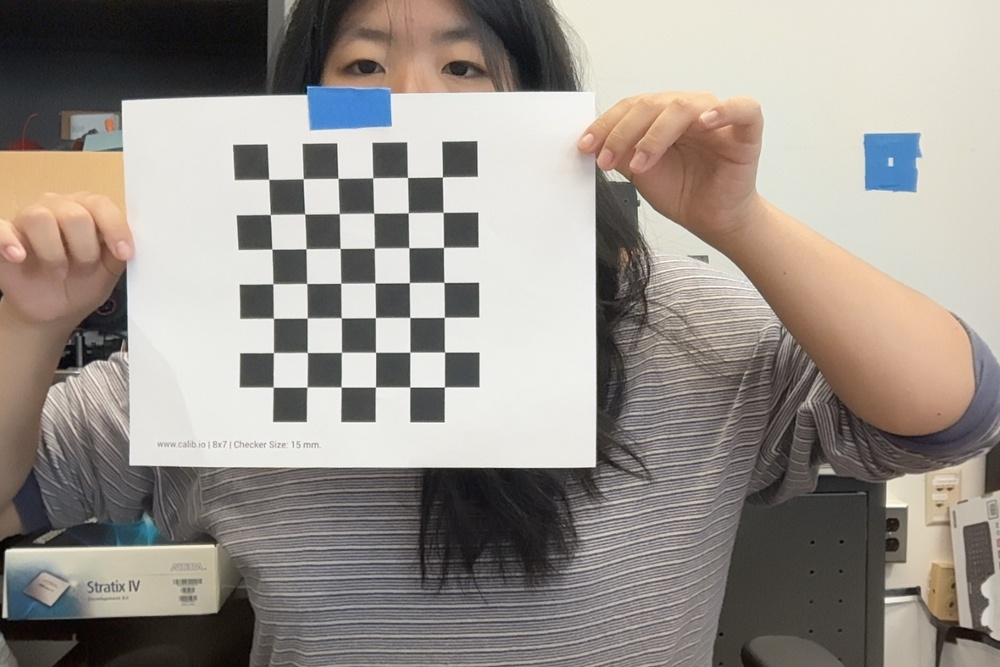
#> input picture perception/chessboard_photos/Photo on 7-23-26 at 11.50 AM #2.jpeg, 1000 x 667 px, shrunk from 1440 x 960 before the run
$ python calibration.py --images-dir chessboard_photos
#> lines starting #> are read from the running program, lines starting #| are printed output that depends on the picture
"""Camera calibration via a chessboard pattern (OpenCV). Run this once per physical
camera/lens; it saves intrinsics to disk for pose.py to load later.

This doesn't need to run on the Raspberry Pi itself -- take ~15-20 photos of a
chessboard at different angles/distances (on the Pi: `rpicam-still -o img1.jpg`,
repeated, or `rpicam-still -t 0` for a live preview to line up each shot), copy the
JPGs to any computer, and run this there. Easier to debug with --show on a machine
with a display than on the Pi itself.

Usage:
    python3 calibration.py --images-dir chessboard_photos --pattern-size 7 6 --square-size-mm 15

Note:
    For pattern size, 7 x 6 is the inner corners, so the actual board should b 8 x 7
"""
import argparse
import glob
import json
from pathlib import Path

import cv2
import numpy as np


def calibrate(images_dir, pattern_size=(7, 6), square_size_mm=25.0, show=False):
    """pattern_size = (inner corners per row, inner corners per column) -- e.g. a
    standard 8x7-square chessboard has a 7x6 pattern of *inner* corners, not squares.
    """
#> called with images_dir = 'chessboard_photos', pattern_size = (7, 6), square_size_mm = 25, show = False
    criteria = (cv2.TERM_CRITERIA_EPS + cv2.TERM_CRITERIA_MAX_ITER, 30, 0.001)

    objp = np.zeros((pattern_size[0] * pattern_size[1], 3), np.float32)
    objp[:, :2] = np.mgrid[0 : pattern_size[0], 0 : pattern_size[1]].T.reshape(-1, 2)
    objp *= square_size_mm  # real-world units, so calibration output is in mm

    objpoints, imgpoints = [], []
    # set() to dedupe: on case-insensitive filesystems (e.g. default macOS), "*.jpg"
    # and "*.JPG" match the same files, which would otherwise double-count every photo.
    image_paths = sorted(
        {
            p
            for pattern in ("*.jpg", "*.jpeg", "*.JPG", "*.JPEG", "*.png")
            for p in glob.glob(str(Path(images_dir) / pattern))
        }
    )
    if not image_paths:
        raise ValueError(f"No .jpg/.jpeg/.png images found in {images_dir}")

    gray_shape = None
    for path in image_paths:
        img = cv2.imread(path)
#> img is the input picture: shape (667, 1000, 3); mean B, G, R 138.2, 144.8, 151.7
        gray = cv2.cvtColor(img, cv2.COLOR_BGR2GRAY)
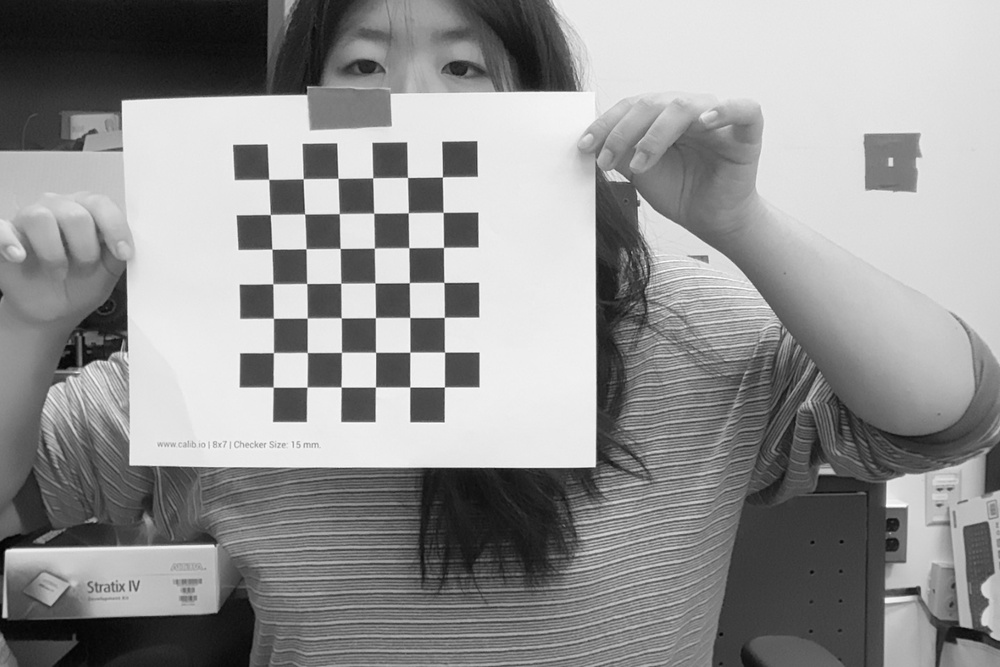
#> gray: shape (667, 1000); min 1, max 255, mean 146.2
        gray_shape = gray.shape[::-1]
#> gray_shape = (1000, 667)

        found, corners = cv2.findChessboardCorners(gray, pattern_size, None)
#> found = True; corners = 42 rows, first 8: [442.4, 177], [443.2, 212.5], [443.5, 247.5], [443.8, 282.4], [444.3, 317.4], [444.6, 352.2], [444.4, 387], [407.6, 177.5]
        if not found:
            print(f"Skipping {path}: chessboard not found")
            continue

        corners = cv2.cornerSubPix(gray, corners, (11, 11), (-1, -1), criteria)
#> corners = 42 rows, first 8: [442.4, 176.9], [443.1, 212.3], [443.5, 247.4], [443.9, 282.4], [444.3, 317.3], [444.5, 352.1], [444.4, 386.9], [407.5, 177.4]
        objpoints.append(objp)
        imgpoints.append(corners)

        if show:
            cv2.drawChessboardCorners(img, pattern_size, corners, found)
            cv2.imshow("corners", img)
            cv2.waitKey(300)
#> pass 2 of the loop in calibrate, `for path in image_paths:`:
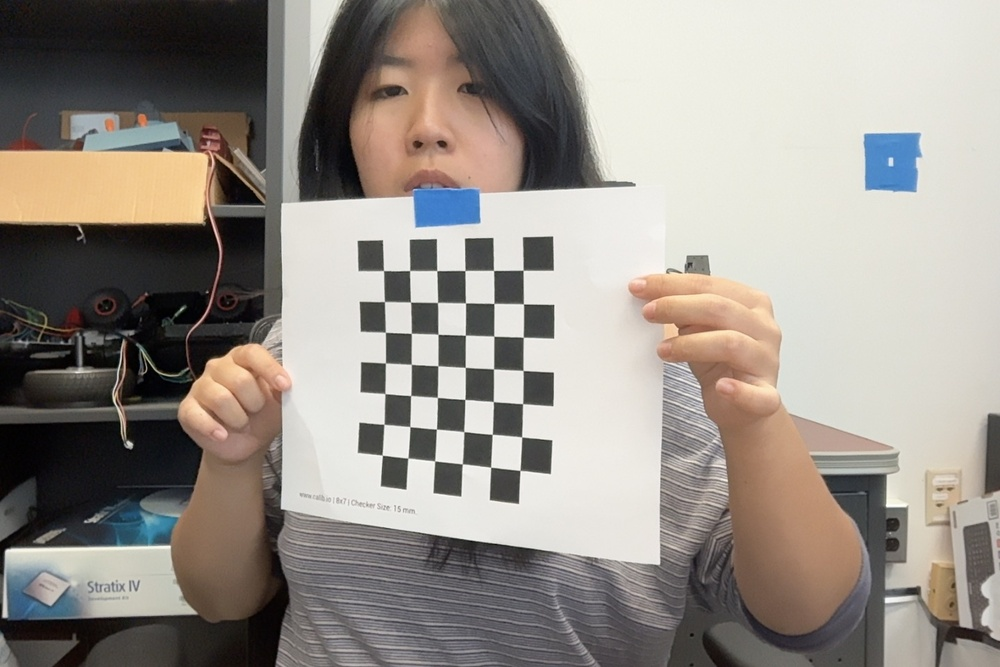
#> input picture perception/chessboard_photos/Photo on 7-23-26 at 11.51 AM #2.jpeg, 1000 x 667 px, shrunk from 1440 x 960 before the run
#> in calibrate, img is the input picture: shape (667, 1000, 3); mean B, G, R 137.5, 144.6, 150.9
#> in calibrate, `gray = cv2.cvtColor(img, cv2.COLOR_BGR2GRAY)`:
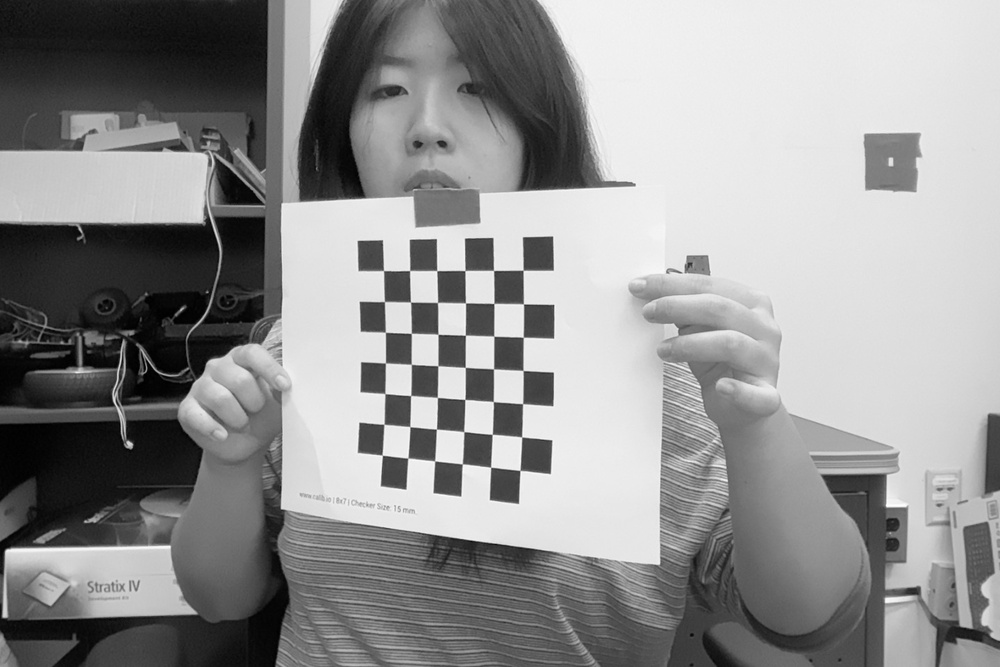
#> gray: shape (667, 1000); min 0, max 254, mean 145.7
#> in calibrate, `found, corners = cv2.findChessboardCorners(gray, pattern_size, None)`: corners = 42 rows, first 8: [523.2, 270.3], [523.4, 303.9], [523.3, 337.3], [523.1, 370.5], [522.6, 403.6], [521.7, 437], [519.9, 470.5], [493.6, 270.5]
#> in calibrate, `corners = cv2.cornerSubPix(gray, corners, (11, 11), (-1, -1), criteria)`: corners = 42 rows, first 8: [523.1, 270.2], [523.5, 303.8], [523.2, 337.2], [523.1, 370.4], [522.6, 403.6], [521.6, 436.8], [520, 470.3], [493.5, 270.4]

    if show:
        cv2.destroyAllWindows()

    if len(objpoints) < 10:
        print(
            f"Warning: only {len(objpoints)} usable images -- calibration accuracy "
            "will suffer. Aim for 15-20+ covering different angles/positions."
        )

    _, camera_matrix, dist_coeffs, rvecs, tvecs = cv2.calibrateCamera(
        objpoints, imgpoints, gray_shape, None, None
    )
#> camera_matrix = [[526.1, 0, 585.5], [0, 526.8, 360], [0, 0, 1]]; dist_coeffs = [[0.34, -0.903, 0.0275, -0.0278, 1.14]]; rvecs = ([0.182, 0.0986, 1.58], [0.387, 0.252, 1.58]); tvecs = ([-99.49, -131, 383.6], [-45.68, -67.04, 394.3])

    mean_error = 0.0
    for i in range(len(objpoints)):
        projected, _ = cv2.projectPoints(
            objpoints[i], rvecs[i], tvecs[i], camera_matrix, dist_coeffs
        )
        # cornerSubPix and projectPoints don't always agree on point-array shape
        # ((N, 2) vs (N, 1, 2)) across OpenCV versions -- normalize both before cv2.norm.
        actual = imgpoints[i].reshape(-1, 2)
        projected = projected.reshape(-1, 2)
        mean_error += cv2.norm(actual, projected, cv2.NORM_L2) / len(projected)
#> this loop made 2 passes
#> mean_error on passes 1 to 2: 0.0453, 0.111
#> after the loop, mean_error = 0.111
    print(f"Mean reprojection error (want well under 1.0): {mean_error / len(objpoints):.4f}")
#| Mean reprojection error (want well under 1.0): 0.0554

    return camera_matrix, dist_coeffs


def save_calibration(path, camera_matrix, dist_coeffs):
    Path(path).write_text(
        json.dumps({"camera_matrix": camera_matrix.tolist(), "dist_coeffs": dist_coeffs.tolist()})
    )


def load_calibration(path):
    data = json.loads(Path(path).read_text())
    return np.array(data["camera_matrix"]), np.array(data["dist_coeffs"])


ARUCO_DICT = cv2.aruco.DICT_4X4_50


def find_marker_homography(undistorted, marker_size_mm, aruco_dict=ARUCO_DICT):
    """Detects an ArUco marker and returns (image_corners, homography), where
    homography maps undistorted image pixels to real-world (X, Y) mm on the marker's
    plane. Returns (None, None) if no marker was found. Used for a one-time extrinsic
    calibration when the camera is mounted at a fixed tilt -- see calibrate_extrinsics.py.
    """
    gray = cv2.cvtColor(undistorted, cv2.COLOR_BGR2GRAY)
    dictionary = cv2.aruco.getPredefinedDictionary(aruco_dict)
    detector = cv2.aruco.ArucoDetector(dictionary, cv2.aruco.DetectorParameters())
    corners, ids, _ = detector.detectMarkers(gray)
    if ids is None or len(corners) == 0:
        return None, None

    # detected corner order is top-left, top-right, bottom-right, bottom-left
    image_corners = corners[0].reshape(4, 2).astype(np.float32)
    world_corners = np.array(
        [[0, 0], [marker_size_mm, 0], [marker_size_mm, marker_size_mm], [0, marker_size_mm]],
        dtype=np.float32,
    )
    homography, _ = cv2.findHomography(image_corners, world_corners)
    return image_corners, homography


def save_extrinsic_calibration(path, homography):
    Path(path).write_text(json.dumps({"homography": homography.tolist()}))


def load_extrinsic_calibration(path):
    data = json.loads(Path(path).read_text())
    return np.array(data["homography"])


if __name__ == "__main__":
    parser = argparse.ArgumentParser()
    parser.add_argument("--images-dir", required=True)
    parser.add_argument("--pattern-size", nargs=2, type=int, default=[7, 6])
    parser.add_argument("--square-size-mm", type=float, default=25.0)
    parser.add_argument("--output", default="camera_calibration.json")
    parser.add_argument("--show", action="store_true", help="display detected corners as it goes")
    args = parser.parse_args()

    camera_matrix, dist_coeffs = calibrate(
        args.images_dir, tuple(args.pattern_size), args.square_size_mm, show=args.show
    )
#> camera_matrix = [[526.1, 0, 585.5], [0, 526.8, 360], [0, 0, 1]]; dist_coeffs = [[0.34, -0.903, 0.0275, -0.0278, 1.14]]
    save_calibration(args.output, camera_matrix, dist_coeffs)
    print(f"Saved calibration to {args.output}")
